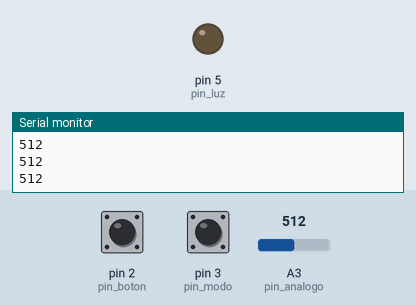
Simulated run of this sketch. Board: Arduino Uno, built with avr-gcc and run on an emulated ATmega328P. Shown: output pins drawn as LEDs (lit = HIGH), the last lines printed to the serial monitor. Inputs (shaded band) come from the test bench; at power-on: A3 (pin_analogo) = 512, pin 2 (pin_boton) HIGH, pin 3 (pin_modo) HIGH.

Above: at 1.2 s.
1.3 s: A3 (pin_analogo) set to 110
2.8 s: A3 (pin_analogo) set to 95
At 4.0 s:
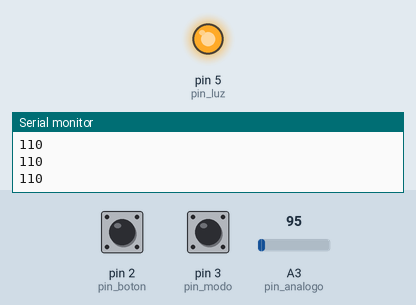
4.3 s: A3 (pin_analogo) set to 122
At 5.3 s:
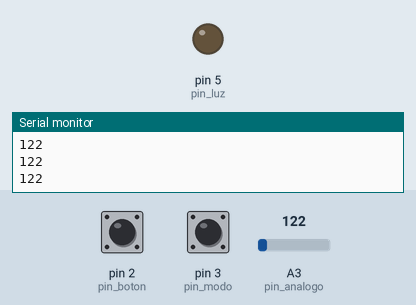
5.8 s: A3 (pin_analogo) set to 90
At 6.5 s:
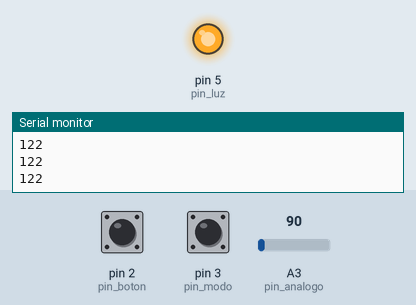
Timing chart, 0 to 8.3 s (numbered marks = the images above; inputs shaded):
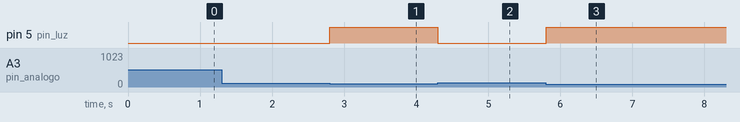

Measured:
- the behaviour switches between 101 and 100 on A3 (pin_analogo) (found by bisection; images 0 and 1)
- after the input at 2.8 s, pin 5 (pin_luz): LOW → HIGH at once
- after the input at 4.3 s, pin 5 (pin_luz): HIGH → LOW at once
- after the input at 5.8 s, pin 5 (pin_luz): LOW → HIGH at once

The sketch:

ejercicio_prototipo.ino
```cpp
enum Modo {
  AUTOMATICO = 0,
  MANUAL = 1
};
enum Modo estado;

int retardo_pulso;

const byte pin_boton = 2;
const byte pin_modo = 3;
const byte pin_luz = 5;
const int pin_analogo = A3;

bool encendido = false;

void setup() {
  Serial.begin(9600); // solo permanece aca para ver los valores de la resistencia
  estado = AUTOMATICO;

  retardo_pulso = 0;

  pinMode(pin_luz, OUTPUT);

  pinMode(pin_boton, INPUT_PULLUP);
  pinMode(pin_modo, INPUT_PULLUP);
  attachInterrupt(digitalPinToInterrupt(pin_boton), boton_presionado, FALLING);
  attachInterrupt(digitalPinToInterrupt(pin_modo), boton_modo, FALLING);
}

void loop() {
  if (retardo_pulso > 0) {
    retardo_pulso--;
  };

  digitalWrite(pin_luz, encendido);

  if (estado == AUTOMATICO) {
    //Serial.println(analogread(pin_)); //Usar para ver los valores de la resistencia

    if (analogRead(pin_analogo) > 100 ) {
        encendido = false;
        Serial.println(analogRead(pin_analogo));
    } else {
        encendido = true;
    };
  };
}

void boton_presionado() {
  if ((retardo_pulso == 0) && (estado == MANUAL)) { // Esto sirve para asegurar pero conviene poner un capacitor igual
    retardo_pulso = 2000;
    encendido = !encendido;
  };
}

void boton_modo() {
  if (estado == AUTOMATICO) {
    estado = MANUAL;
  } else {
    estado = AUTOMATICO;
  };
}
```
